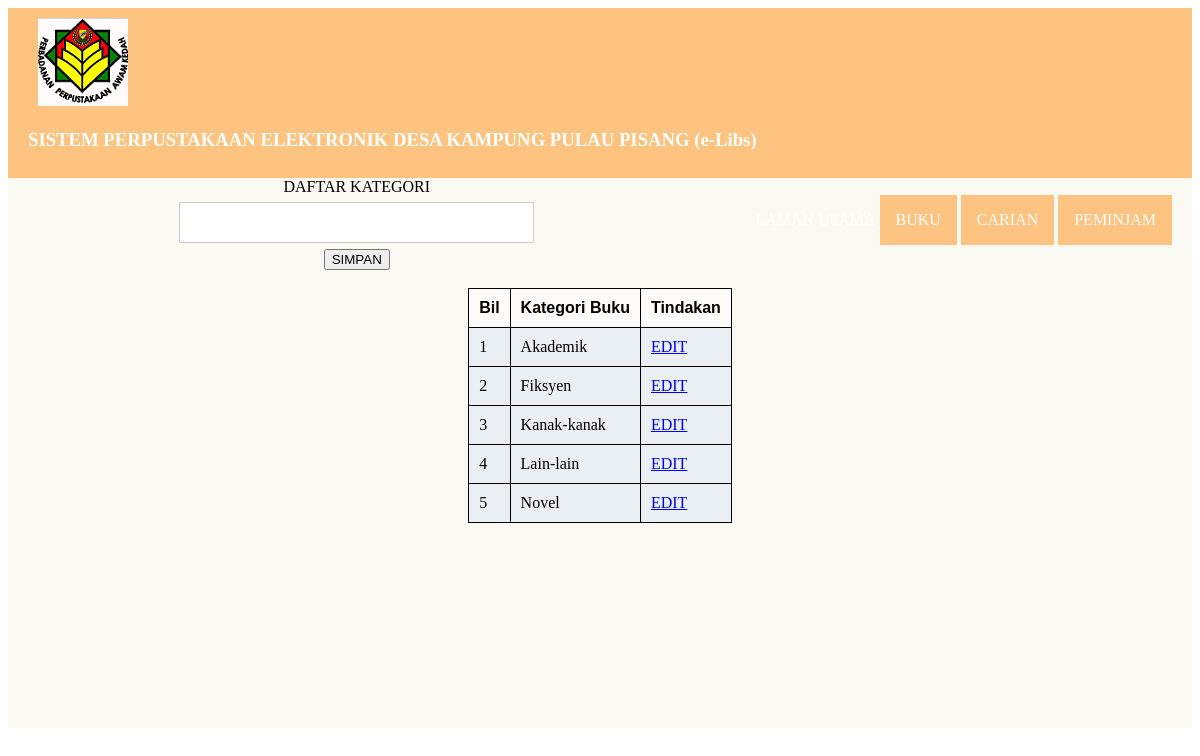
/staff/kategori.php, run on an earlier commit of the app's database.
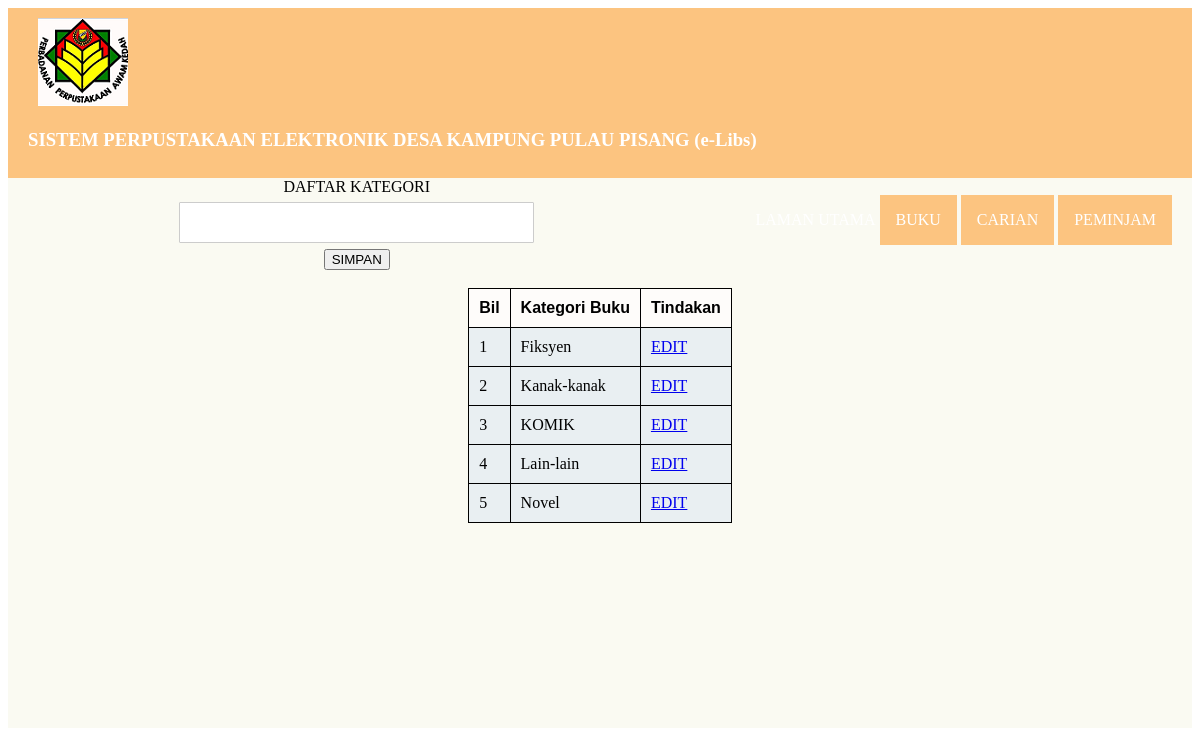
And on a later commit of the database.
### tables this page shows
CREATE TABLE `kategoribuku` (
  `idKategori` int NOT NULL,
  `namaKategori` varchar(800) NOT NULL
);

### staff/kategori.php (the view, shortened to what this page needs)
<?php
require '../include/conn.php';
?>
<!DOCTYPE html>
<html>
<head>
    <link rel="stylesheet" type="text/css" href="staff.css">
</head>
<body>
    <div class="wrapper">
        <header>
            <div class="logo">
                <img src="logo1.png">
                <h3 style="color: white;">SISTEM PERPUSTAKAAN ELEKTRONIK DESA KAMPUNG PULAU PISANG (e-Libs)</h3>
            </div>
            <nav>
                <ul>
                    <li><a href="index.php">LAMAN UTAMA</a></li>
                    <div class="dropdown">
                        <button class="dropbtn">BUKU</button>
                    </div>
                    <div class="dropdown">
                        <button class="dropbtn">CARIAN</button>
                    </div>
                    <div class="dropdown">
						<button class="dropbtn">PEMINJAM</button>
					</div>
                </ul>
            </nav>
        </header>
        <section>
            <div align="center">
                <form action="simpan.php" method="post">
                    <label for="kategori">DAFTAR KATEGORI</label><br>
                    <input type="text" id="kategori" name="kategori"><br>
                    <button class="button">SIMPAN</button>
                </form>
            </div><br>
            <table class="t">
                <tr>
                    <th>Bil</th>
                    <th>Kategori Buku</th>
                    <th>Tindakan</th>
                </tr>
                <?php
                $bil = 1;
                $sql = "SELECT * FROM kategoribuku ORDER BY namaKategori";
                $result = $conn->query($sql);
                while ($row = $result->fetch_object()) {
                    ?>
                    <tr>
                        <td>
                            <?php echo $bil++; ?>
                        </td>
                        <td>
                            <?php echo $row->namaKategori; ?>
                        </td>
                        <td>
                            <a href="padam.php?idKategori=<?php echo $row->idKategori; ?>"
                                onclick="return sahkan()">EDIT</a>
                        </td>
                    </tr>
                    <?php
                }
                ?>
            </table>
        </section>
    </div>
</body>
</html>

What changed in the data, as far as the page shows it:
removed kategoribuku: namaKategori "Akademik"
added kategoribuku: namaKategori "KOMIK"
